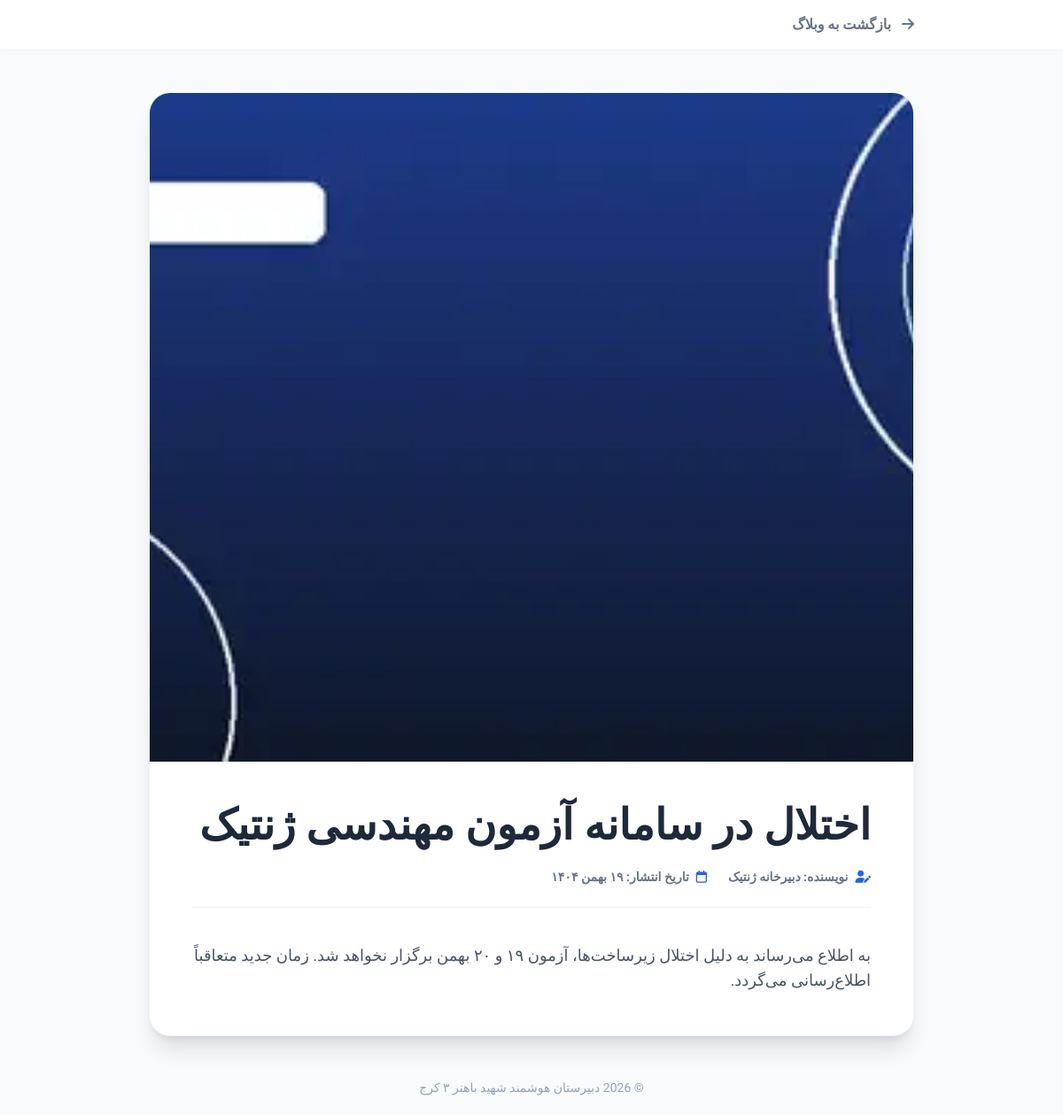
Screenshot of /blog/post/index.php?id=64 with the database file from the repository.
### tables this page shows
CREATE TABLE `posts` (
  `id` int(11) NOT NULL AUTO_INCREMENT,
  `title` varchar(255) NOT NULL,
  `content` text NOT NULL,
  `author_name` varchar(100) NOT NULL,
  `image_path` varchar(255) NOT NULL,
  `created_at` datetime NOT NULL,
  PRIMARY KEY (`id`),
  KEY `created_at` (`created_at`)
);

### jdf.php (called while the page is built, shortened)
<?php
function jdate($format, $timestamp = '', $none = '', $time_zone = 'Asia/Tehran', $tr_num = 'fa') {
  $T_sec = 0;
  $ts = $T_sec + (($timestamp === '') ? time() : tr_num($timestamp));
  $date = explode('_', date('H_i_j_n_O_P_s_w_Y', $ts));
  list($j_y, $j_m, $j_d) = gregorian_to_jalali($date[8], $date[3], $date[2]);
  $sl = strlen($format);
  $out = '';
  for ($i = 0; $i < $sl; $i++) {
    $sub = substr($format, $i, 1);
    switch ($sub) {
      case 'F':
        $out .= jdate_words(array('mm' => $j_m), ' ');
        break;
      case 'j':
        $out .= $j_d;
        break;
      case 'Y':
        $out .= $j_y;
        break;
      default:
        $out .= $sub;
    }
  }
  return ($tr_num != 'en') ? tr_num($out, 'fa', '.') : $out;
}
function tr_num($str, $mod = 'en', $mf = '٫') {
  $num_a = array('0', '1', '2', '3', '4', '5', '6', '7', '8', '9', '.');
  $key_a = array('۰', '۱', '۲', '۳', '۴', '۵', '۶', '۷', '۸', '۹', $mf);
  return ($mod == 'fa') ? str_replace($num_a, $key_a, $str) : str_replace($key_a, $num_a, $str);
}
function jdate_words($array, $mod = '') {
  foreach ($array as $type => $num) {
    $num = (int) tr_num($num);
    switch ($type) {
      case 'mm':
        $key = array('فروردین', 'اردیبهشت', 'خرداد', 'تیر', 'مرداد', 'شهریور', 'مهر', 'آبان', 'آذر', 'دی', 'بهمن', 'اسفند');
        $array[$type] = $key[$num - 1];
        break;
    }
  }
  return ($mod === '') ? $array : implode($mod, $array);
}
function gregorian_to_jalali($gy, $gm, $gd, $mod = '') {
   list($gy, $gm, $gd) = explode('_', tr_num($gy . '_' . $gm . '_' . $gd));
  $g_d_m = array(0, 31, 59, 90, 120, 151, 181, 212, 243, 273, 304, 334);
  $gy2 = ($gm > 2) ? ($gy + 1) : $gy;
  $days = 355666 + (365 * $gy) + ((int) (($gy2 + 3) / 4)) - ((int) (($gy2 + 99) / 100)) + ((int) (($gy2 + 399) / 400)) + $gd + $g_d_m[$gm - 1];
  $jy = -1595 + (33 * ((int) ($days / 12053)));
  $days %= 12053;
  $jy += 4 * ((int) ($days / 1461));
  $days %= 1461;
  if ($days > 365) {
    $jy += (int) (($days - 1) / 365);
    $days = ($days - 1) % 365;
  }
  if ($days < 186) {
    $jm = 1 + (int) ($days / 31);
    $jd = 1 + ($days % 31);
  } else {
    $jm = 7 + (int) (($days - 186) / 30);
    $jd = 1 + (($days - 186) % 30);
  }
  return ($mod == '') ? array($jy, $jm, $jd) : $jy . $mod . $jm . $mod . $jd;
}

### blog/post/index.php (the view, shortened to what this page needs)
<?php
require_once '../../db.php';
function e($string)
{
    return htmlspecialchars($string ?? '', ENT_QUOTES, 'UTF-8');
}
if (file_exists('../../jdf.php')) {
    require_once '../../jdf.php';
}
function toJalali($date_str)
{
    try {
        $timestamp = strtotime($date_str);
        if (function_exists('jdate')) {
            return jdate('j F Y', $timestamp);
        }
        return $date_str;
    } catch (Exception $e) {
        return $date_str;
    }
}
$post_id = isset($_GET['id']) ? (int) $_GET['id'] : 0;
$lang = $_SESSION['lang'] ?? 'fa';
$dir = $lang === 'fa' ? 'rtl' : 'ltr';
$stmt = $pdo->prepare("SELECT title, content, author_name, image_path, created_at FROM posts WHERE id = :id");
$stmt->execute(['id' => $post_id]);
$post = $stmt->fetch(PDO::FETCH_ASSOC);
$t_page = [
    'fa' => ['back' => 'بازگشت به وبلاگ', 'author' => 'نویسنده:', 'published' => 'تاریخ انتشار:'],
    'en' => ['back' => 'Back to Blog', 'author' => 'Author:', 'published' => 'Published:']
][$lang];
?>
<!DOCTYPE html>
<html lang="<?= $lang ?>" dir="<?= $dir ?>">
<head>
    <script src="https://cdn.tailwindcss.com"></script>
    <link rel="stylesheet" href="https://cdnjs.cloudflare.com/ajax/libs/font-awesome/6.4.0/css/all.min.css">
</head>
<body class="text-slate-700">
    <header class="bg-white shadow-sm sticky top-0 z-50 py-4">
        <div class="container mx-auto px-4 max-w-4xl flex justify-between items-center">
            <a href="../index.php" class="text-slate-500 hover:text-blue-600 font-bold transition-colors">
                <i class="fa-solid fa-arrow-<?= $lang === 'fa' ? 'right' : 'left' ?> me-2"></i> <?= $t_page['back'] ?>
            </a>
        </div>
    </header>
    <main class="py-12">
        <div class="container mx-auto px-4 max-w-4xl">
            <article class="bg-white rounded-3xl shadow-xl overflow-hidden border border-slate-100">
                <?php if (!empty($post['image_path'])): ?>
                    <div class="w-full h-[40vh] md:h-[60vh] bg-slate-200">
                        <img src="../../<?= e($post['image_path']) ?>" alt="<?= e($post['title']) ?>"
                            class="w-full h-full object-cover">
                    </div>
                <?php endif; ?>
                <div class="p-8 md:p-12">
                    <h1 class="text-3xl md:text-5xl font-black text-slate-800 mb-6 leading-tight">
                        <?= e($post['title']) ?></h1>
                    <div
                        class="flex flex-wrap items-center gap-6 mb-10 pb-6 border-b border-slate-100 text-sm font-bold text-slate-500">
                        <span class="flex items-center gap-2"><i class="fa-solid fa-user-pen text-blue-600"></i>
                            <?= $t_page['author'] ?> <?= e($post['author_name']) ?></span>
                        <span class="flex items-center gap-2"><i class="fa-regular fa-calendar text-blue-600"></i>
                            <?= $t_page['published'] ?>
                            <?= $lang === 'fa' ? toJalali($post['created_at']) : date('M d, Y', strtotime($post['created_at'])) ?></span>
                    </div>
                    <div class="post-content text-slate-600 text-lg">
                        <?= nl2br(e(str_replace('\n', "\n", $post['content']))) ?>
                    </div>
                </div>
            </article>
            <div class="mt-12 text-center text-slate-400 text-sm">
                &copy; <?= date('Y') ?> دبیرستان هوشمند شهید باهنر ۳ کرج
            </div>
        </div>
    </main>
</body>
</html>

### rows the page displays
posts: image_path (picture), title "اختلال در سامانه آزمون مهندسی ژنتیک", author_name "دبیرخانه ژنتیک", created_at "۱۹ بهمن ۱۴۰۴", content "به اطلاع می‌رساند به دلیل اختلال زیرساخت‌ها، آزمون ۱۹ و ۲۰ بهمن برگزار نخواهد شد. زمان جدید متعاقباً اطلاع‌رسانی می‌گردد."

### other values shown
$t_page['back'] "بازگشت به وبلاگ"
$t_page['author'] "نویسنده:"
$t_page['published'] "تاریخ انتشار:"
